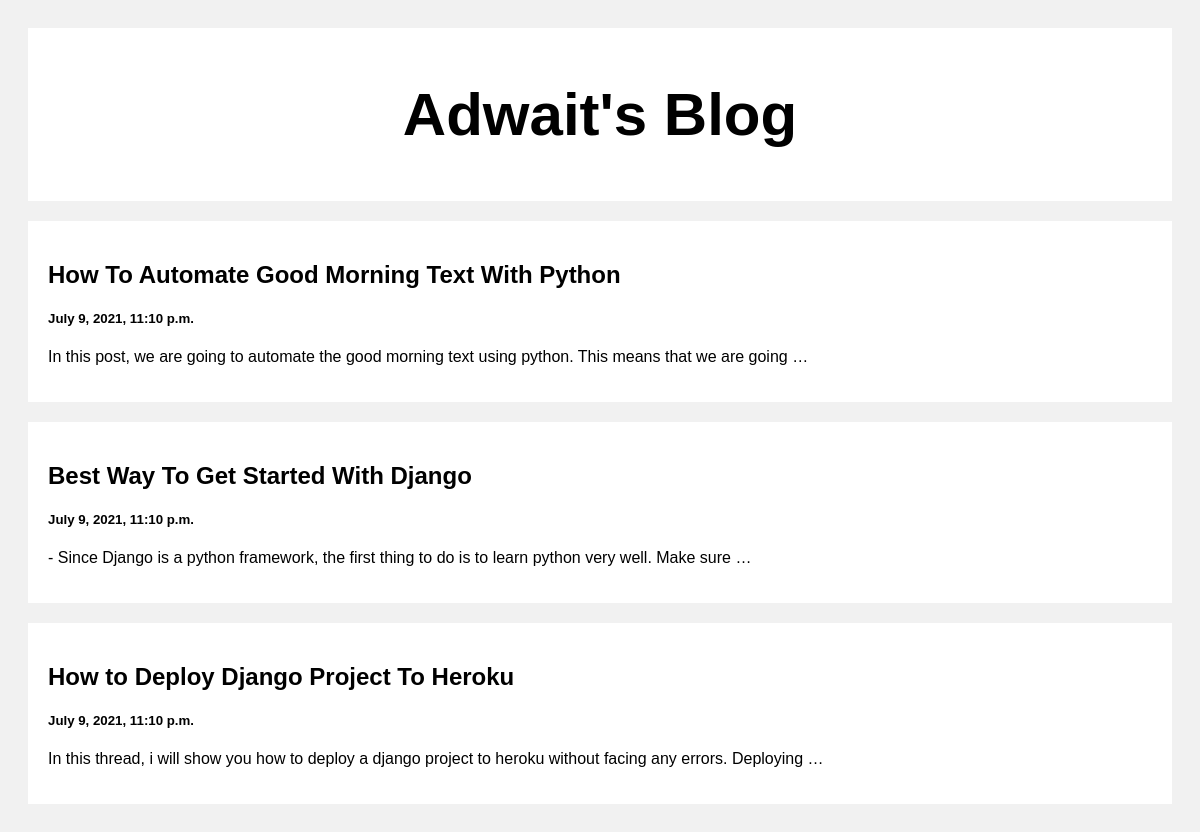
The page / on the database its author committed.
### posts/models.py (models this page shows)
class Post(models.Model):
    title = models.CharField(max_length = 100)
    body = models.CharField(max_length = 1000000)
    created_at = models.DateTimeField(default = datetime.now(), blank = True)

### posts/views.py (the view)
# urls.py: path('', views.index, name = 'index'),
def index(request):
    posts = Post.objects.all()
    return render(request, 'index.html', {'posts': posts})

### templates/index.html (shortened to what this page needs)
<!DOCTYPE html>
<html>
<head>
</head>
<body>
<div class="header">
  <h2>Adwait's Blog</h2>
</div>
<div class="row">
  <div class="leftcolumn">
    {% for post in posts reversed %}
    <div class="card">
      <a style="text-decoration: none; color: black;" href="/post/{{post.id}}">
        <h2>{{post.title}}</h2>
        <h5>{{post.created_at}}</h5>
        <p>{{post.body|truncatewords:20}}</p>
      </a>
    </div>
    {% endfor %}
  </div>
</div>
</body>
</html>

### templates/index.html (style rules this page uses)
* { box-sizing: border-box; }
body { font-family: Arial; padding: 20px; background: #f1f1f1; }
.header { padding: 2px; font-size: 40px; text-align: center; background: white; }
.leftcolumn { float: left; width: 100%; }
.card { background-color: white; padding: 20px; margin-top: 20px; }
.row:after { content: ""; display: table; clear: both; }

### rows shown on the page
Post: title "How To Automate Good Morning Text With Python", created_at "July 9, 2021, 11:10 p.m.", body "In this post, we are going to automate the good morning text using python. This means that we are going …"
Post: title "Best Way To Get Started With Django", created_at "July 9, 2021, 11:10 p.m.", body "- Since Django is a python framework, the first thing to do is to learn python very well. Make sure …"
Post: title "How to Deploy Django Project To Heroku", created_at "July 9, 2021, 11:10 p.m.", body "In this thread, i will show you how to deploy a django project to heroku without facing any errors. Deploying …"
